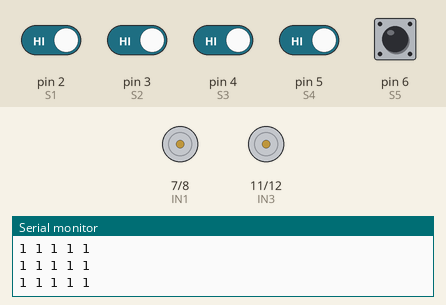
The sketch below on a simulated Arduino Uno, built with avr-gcc and run on an emulated ATmega328P. On the bench: motor-driver pin pairs drawn as motors (green arrow = first pin HIGH = forward, orange = second pin HIGH = backward, longer = more drive, scaled by the enable pin), the last lines printed to the serial monitor. The test bench sets the inputs (shaded band); at power-on: pin 2 (S1), pin 3 (S2), pin 4 (S3), pin 5 (S4), pin 6 (S5) HIGH.

Above: at 1.2 s.
1.3 s: pin 2 (S1) driven LOW
At 2.5 s:
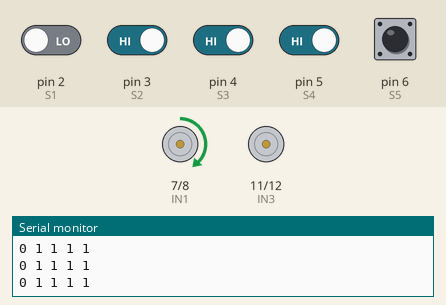
2.8 s: pin 4 (S3) driven LOW
At 3.7 s:
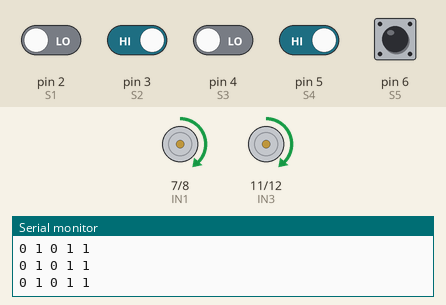
4.3 s: pin 2 (S1) driven HIGH and pin 4 (S3) driven HIGH
At 4.8 s:
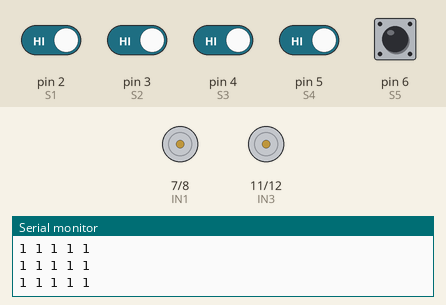
5.8 s: pin 5 (S4) driven LOW
At 7.0 s:
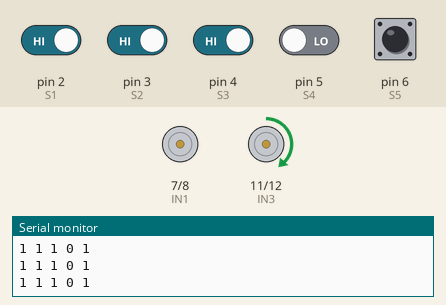
7.3 s: pin 5 (S4) driven HIGH
At 8.2 s:
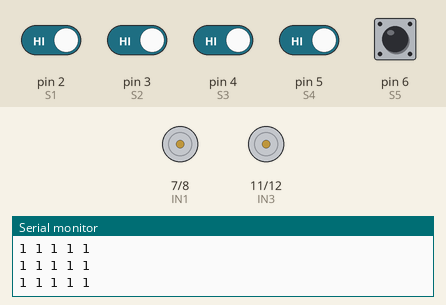
8.8 s: pin 3 (S2) driven LOW
At 9.7 s:
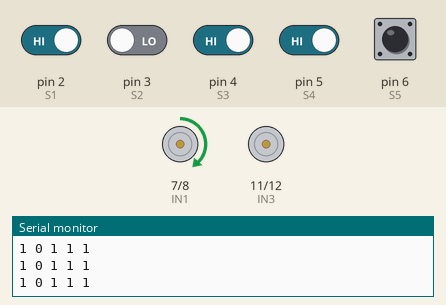
Timing chart, 0 to 11.8 s (numbered marks = the images above; inputs shaded):
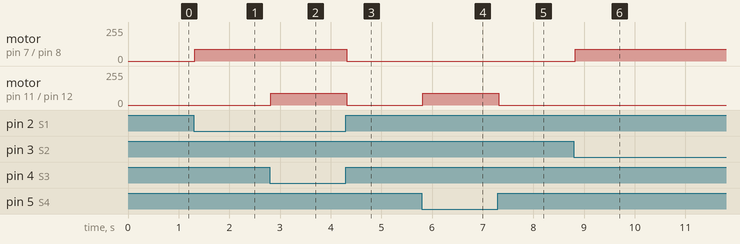

Measured:
- after the input at 1.3 s, motor on pin 7 (IN1) / pin 8 (IN2): stopped → forward 90/255 at once
- after the input at 2.8 s, motor on pin 11 (IN3) / pin 12 (IN4): stopped → forward 90/255 at once
- after the input at 4.3 s, motor on pin 7 (IN1) / pin 8 (IN2), motor on pin 11 (IN3) / pin 12 (IN4): forward 90/255 → stopped at once
- after the input at 5.8 s, motor on pin 11 (IN3) / pin 12 (IN4): stopped → forward 90/255 at once
- after the input at 7.3 s, motor on pin 11 (IN3) / pin 12 (IN4): forward 90/255 → stopped at once
- after the input at 8.8 s, motor on pin 7 (IN1) / pin 8 (IN2): stopped → forward 90/255 at once

The sketch:

line_follower.ino
```cpp
// =====================
// L298N Motor Driver Pins
// =====================
#define ENA 9      // Enable pin Right Motor
#define IN1 7      // Right motor input 1
#define IN2 8      // Right motor input 2

#define ENB 10      // Enable pin Left Motor
#define IN3 11     // Left motor input 1
#define IN4 12     // Left motor input 2

// =====================
// 5 DIGITAL IR SENSORS
// =====================
// S1 = Leftmost, S2 = Left, S3 = Center, S4 = Right, S5 = Rightmost
#define S1 2
#define S2 3
#define S3 4
#define S4 5
#define S5 6

int baseSpeed = 90; // speed between 0–255

void setup() {

  // Motor pins
  pinMode(ENA, OUTPUT);
  pinMode(IN1, OUTPUT);
  pinMode(IN2, OUTPUT);

  pinMode(ENB, OUTPUT);
  pinMode(IN3, OUTPUT);
  pinMode(IN4, OUTPUT);

  // Sensor pins
  pinMode(S1, INPUT);
  pinMode(S2, INPUT);
  pinMode(S3, INPUT);
  pinMode(S4, INPUT);
  pinMode(S5, INPUT);

  Serial.begin(9600);
}


// =====================================
// Motor control functions
// =====================================
void forward() {
  analogWrite(ENA, baseSpeed);
  analogWrite(ENB, baseSpeed);
  digitalWrite(IN1, HIGH); digitalWrite(IN2, LOW);
  digitalWrite(IN3, HIGH); digitalWrite(IN4, LOW);
}

void turnLeft() {
  analogWrite(ENA, 0);
  analogWrite(ENB, baseSpeed);
  digitalWrite(IN1, LOW);  digitalWrite(IN2, LOW);
  digitalWrite(IN3, HIGH); digitalWrite(IN4, LOW);
}

void turnRight() {
  analogWrite(ENA, baseSpeed);
  analogWrite(ENB, 0);
  digitalWrite(IN1, HIGH); digitalWrite(IN2, LOW);
  digitalWrite(IN3, LOW);  digitalWrite(IN4, LOW);
}

void stopRobot() {
  analogWrite(ENA, 0);
  analogWrite(ENB, 0);
}


// =====================================
// MAIN LOOP
// =====================================
void loop() {

  int s1 = digitalRead(S1);
  int s2 = digitalRead(S2);
  int s3 = digitalRead(S3);
  int s4 = digitalRead(S4);
  int s5 = digitalRead(S5);

  // Print sensor values to Serial Monitor
  Serial.print(s1); Serial.print(" ");
  Serial.print(s2); Serial.print(" ");
  Serial.print(s3); Serial.print(" ");
  Serial.print(s4); Serial.print(" ");
  Serial.println(s5);

  // ===== SIMPLE LOGIC =====

  // If center sees the line → go forward
  if (s3 == 0 || (s1 == 0 && s2== 0 && s3 == 0 && s4 == 0 && s5 ==0) || (s2 == 0 && s3 == 0 && s4 == 0)) {
    forward();
  }
  // If right-most or right sensors detect line → turn right
  else if (s4 == 0 || s5 == 0 || (s4 == 0 || s5 == 0 && s3 == 0)) {
    turnLeft();
  }
  // If left-most or left sensors detect line → turn left
  else if (s1 == 0 || s2 == 0 || (s1 == 0 || s2 == 0 && s3 == 0) ) {
    turnRight();
  }
  // If none detect → stop
  else {
    stopRobot();
  }
}
```
